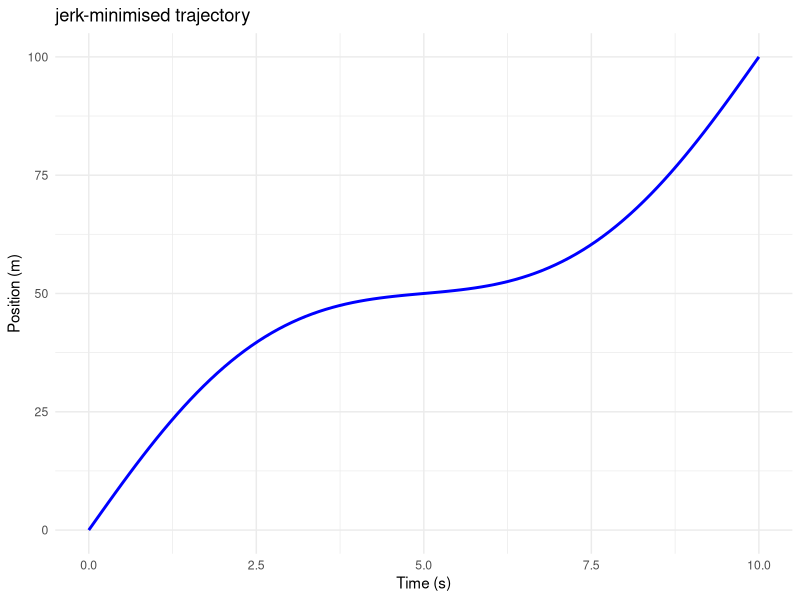

The R source for this figure:
library(e1071)    # naive bayes classifier
library(pracma)   # numerical integration and polynomial tools
library(ggplot2)  # visualisation

# frenet-serret frame dynamics
frenet_serret_derivatives <- function(kappa, tau, T_vec, N_vec, B_vec) {
  # calc derivatives of f-s frame vectors
  dT_ds <- kappa * N_vec
  dN_ds <- -kappa * T_vec + tau * B_vec
  dB_ds <- -tau * N_vec
  return(list(dT_ds = dT_ds, dN_ds = dN_ds, dB_ds = dB_vec))
}


# trajectory prediction gnb
# gen filler trajectory data (x, y, class)
set.seed(123)
n_samples <- 1000
trajectory_data <- data.frame(
  x = c(rnorm(n_samples/2, 0, 1), rnorm(n_samples/2, 2, 1)),
  y = c(rnorm(n_samples/2, 0, 1), rnorm(n_samples/2, 3, 1)),
  class = factor(rep(c("straight", "curve"), each = n_samples/2))
)

# train nbc
nb_model <- naiveBayes(class ~ x + y, data = trajectory_data)

# predict function
predict_trajectory <- function(new_data) {
  predict(nb_model, new_data)
}

# 3. behaviour planning fsm
fsm_controller <- function(current_state, distance_to_stop, speed) {
  threshold <- 20  # meters
  speed_limit <- 50 # km/h
  
  if (current_state == "track speed") {
    if (distance_to_stop < threshold) {
      new_state <- "decelerate to stop"
      action <- list(deceleration = 2.5)  # m/s²
    } else {
      new_state <- "track speed"
      action <- list(target_speed = speed_limit)
    }
  } else if (current_state == "decelerate to stop") {
    if (distance_to_stop >= threshold) {
      new_state <- "track speed"
      action <- list(target_speed = speed_limit)
    } else {
      new_state <- "decelerate to stop"
      action <- list(deceleration = 2.5)
    }
  }
  return(list(state = new_state, action = action))
}

# 4.jerk-minimised path planning
# quintic poly traj gen
generate_trajectory <- function(t, alpha) {
  s <- alpha[1] + alpha[2]*t + alpha[3]*t^2 + 
       alpha[4]*t^3 + alpha[5]*t^4 + alpha[6]*t^5
  return(s)
}

# jerk mini obj func
jerk_objective <- function(alpha, t_span) {
  jerk <- function(t) {
    (60*alpha[6]*t^2 + 24*alpha[5]*t + 6*alpha[4])^2
  }
  integrate(jerk, t_span[1], t_span[2])$value
}

# opt poly coefficients
optimise_trajectory <- function(t_span, boundary_conditions) {
  # boundary conditions [s0, v0, a0, sf, vf, af]
  A <- matrix(c(
    1, t_span[1], t_span[1]^2, t_span[1]^3, t_span[1]^4, t_span[1]^5,
    0, 1, 2*t_span[1], 3*t_span[1]^2, 4*t_span[1]^3, 5*t_span[1]^4,
    0, 0, 2, 6*t_span[1], 12*t_span[1]^2, 20*t_span[1]^3,
    1, t_span[2], t_span[2]^2, t_span[2]^3, t_span[2]^4, t_span[2]^5,
    0, 1, 2*t_span[2], 3*t_span[2]^2, 4*t_span[2]^3, 5*t_span[2]^4,
    0, 0, 2, 6*t_span[2], 12*t_span[2]^2, 20*t_span[2]^3
  ), nrow = 6, byrow = TRUE)
  
  alpha <- solve(A) %*% boundary_conditions
  return(alpha)
}

# filler usage
# gen opt traj
t_span <- c(0, 10)  # 10-second horizon
boundary_conditions <- c(0, 20, 0, 100, 20, 0)  # [s0, v0, a0, sf, vf, af]
optimal_alpha <- optimise_trajectory(t_span, boundary_conditions)

# plot traj
t_seq <- seq(t_span[1], t_span[2], length.out = 100)
s_traj <- sapply(t_seq, function(t) generate_trajectory(t, optimal_alpha))

ggplot(data.frame(t = t_seq, s = s_traj), aes(t, s)) +
  geom_line(color = "blue", linewidth = 1) +
  labs(title = "jerk-minimised trajectory",
       x = "Time (s)", y = "Position (m)") +
  theme_minimal()

# behaviour planning filler
current_state <- "track speed"
distance_to_stop <- 25  # meters
fsm_result <- fsm_controller(current_state, distance_to_stop, 45)
print(fsm_result)

# traj pred filler
new_vehicle <- data.frame(x = 1.8, y = 2.9)
predicted_class <- predict_trajectory(new_vehicle)
print(paste("predicted trajectory type:", predicted_class))